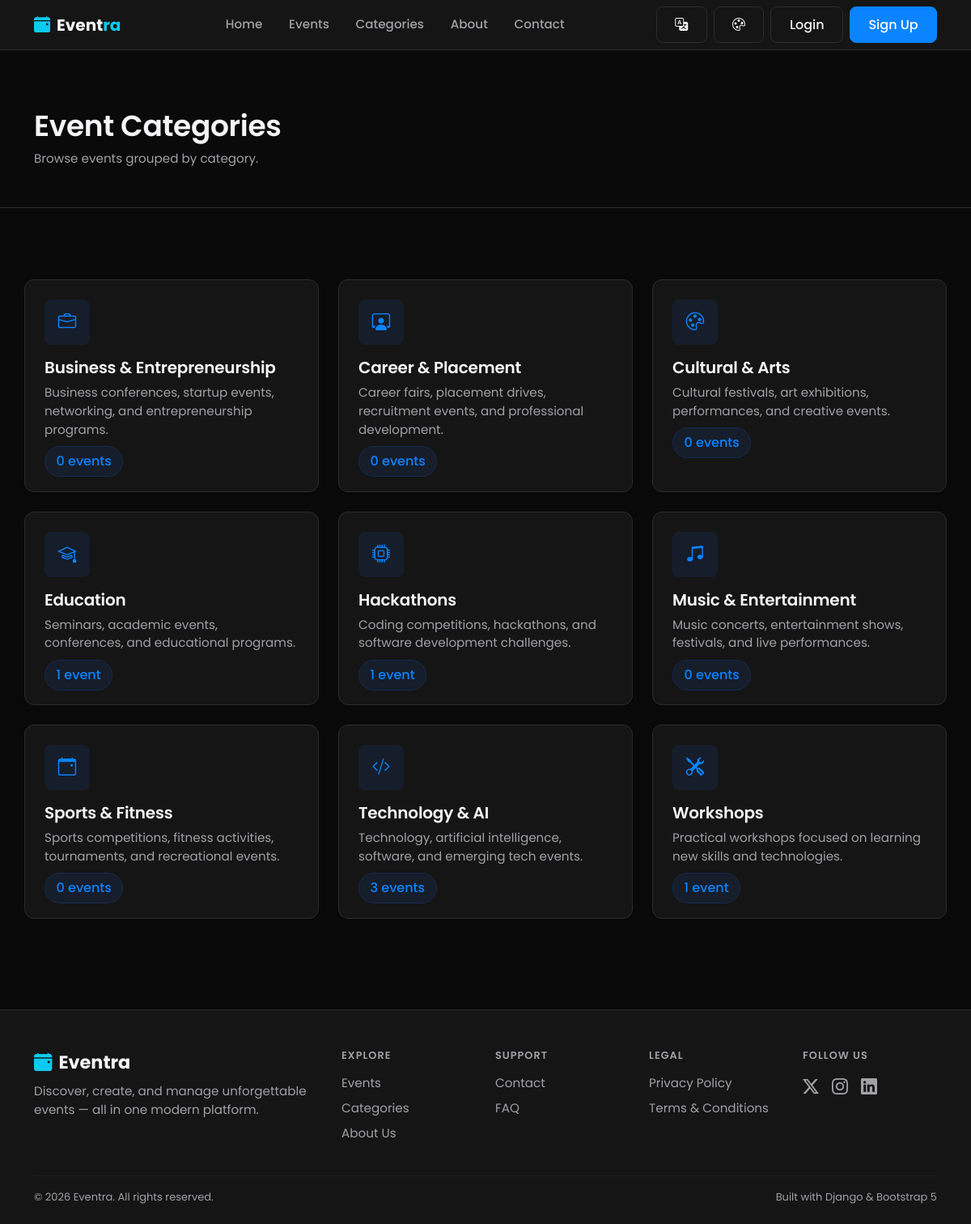
Page /categories/ on the committed database.
### categories/models.py (models this page shows, shortened)
class Category(models.Model):
    name = models.CharField(max_length=100, unique=True)
    slug = models.SlugField(max_length=120, unique=True, blank=True)
    description = models.TextField(max_length=300, blank=True)
    icon = models.CharField(
        max_length=50,
        default='bi-calendar-event',
        help_text="Bootstrap Icon class name, e.g. 'bi-music-note-beamed'."
    )
    created_at = models.DateTimeField(auto_now_add=True)
    class Meta:
        verbose_name_plural = 'Categories'
        ordering = ['name']

### categories/views.py (the view)
# urls.py: path('', views.category_list, name='category_list'),
def category_list(request):
    categories = Category.objects.annotate(event_count=Count('events')).order_by('name')
    return render(request, 'categories/category_list.html', {'categories': categories})

### currency/context_processors.py (called while the page is built)
def active_currency(request):
    return {
        'active_currency': get_active_currency(request),
        'available_currencies': Currency.objects.all(),
    }

### currency/models.py (called while the page is built)
    @classmethod
    def get_base(cls):
        return cls.objects.filter(is_base=True).first()

### currency/utils.py (called while the page is built)
def get_active_currency(request):
    code = request.session.get(SESSION_KEY)
    if code:
        currency = Currency.objects.filter(code=code).first()
        if currency:
            return currency
    base = Currency.get_base()
    if base:
        return base
    return Currency(code='INR', name='Indian Rupee', symbol='₹', rate_to_base=1, is_base=True)

### workflow/context_processors.py (called while the page is built)
def notifications(request):
    if not getattr(request, 'user', None) or not request.user.is_authenticated:
        return {}
    user_notifications = Notification.objects.filter(user=request.user)
    return {
        'nav_notifications': user_notifications[:6],
        'nav_unread_count': user_notifications.filter(is_read=False).count(),
    }

### templates/categories/category_list.html (shortened to what this page needs)
{% extends 'base.html' %}
{% block content %}
<div class="page-hero">
  <div class="container d-flex justify-content-between align-items-center flex-wrap gap-3">
    <div>
      <h1>Event Categories</h1>
      <p class="text-muted-custom mb-0">Browse events grouped by category.</p>
    </div>
  </div>
</div>
<div class="container section-sm">
  <div class="row g-4">
    {% for category in categories %}
    <div class="col-sm-6 col-lg-4">
      <div class="glass-card p-4 h-100">
        <div class="d-flex justify-content-between align-items-start mb-3">
          <div class="icon-tile"><i class="bi {{ category.icon }}"></i></div>
        </div>
        <h5 class="mb-2">{{ category.name }}</h5>
        <p class="text-muted-custom mb-3">{{ category.description|default:"No description provided." }}</p>
        <a href="{% url 'events:event_list' %}?category={{ category.slug }}" class="badge-soft">{{ category.event_count }} event{{ category.event_count|pluralize }}</a>
      </div>
    </div>
    {% endfor %}
  </div>
</div>
{% endblock %}

### static/css/style.css (style rules this page uses)
:root { --bg: #F7F7F8; --bg-elevated: #FFFFFF; --card: #FFFFFF; --card-hover: #F1F1F3; --input-bg: #FFFFFF; --input-bg-focus: #FFFFFF; --primary: #2563EB; --primary-hover: #1D4ED8; --secondary: #2563EB; --accent: #2563EB; --success: #16803C; --warning: #B7791F; --danger: #D92D20; --text: #111111; --text-muted: #6B6B6F; --text-faint: #8E8E93; --border: #E5E5E7; --radius: 12px; --radius-sm: 8px; --radius-lg: 16px; --shadow-soft: 0 8px 30px rgba(0, 0, 0, 0.06); --shadow-sm: 0 2px 10px rgba(0, 0, 0, 0.04); --space-1: 4px; --space-2: 8px; --space-3: 12px; --space-4: 16px; --space-5: 20px; --space-6: 24px; --space-8: 32px; --space-10: 40px; --space-12: 48px; --space-16: 64px; --fs-page-heading: 2.25rem; --fs-section-heading: 1.5rem; --fs-card-heading: 1.125rem; --fs-body: 0.95rem; --fs-secondary: 0.875rem; --fs-meta: 0.8125rem; }
* { box-sizing: border-box; }
html, body { height: 100%; }
body { background-color: var(--bg); color: var(--text); font-family: 'Poppins', -apple-system, BlinkMacSystemFont, 'Segoe UI', 'Helvetica Neue', Arial, sans-serif; min-height: 100vh; display: flex; flex-direction: column; transition: background-color 0.2s ease, color 0.2s ease; }
h1, h2, h3, h4, h5, h6 { font-weight: 600; letter-spacing: -0.01em; color: var(--text); }
h1 { font-size: var(--fs-page-heading); }
p, li { font-size: var(--fs-body); }
a { color: var(--primary); text-decoration: none; }
.text-muted-custom { color: var(--text-muted) !important; }
.section-sm { padding: 3rem 0; }
.page-hero { padding: 4.5rem 0 3rem; border-bottom: 1px solid var(--border); margin-bottom: 2.5rem; }
.page-hero h1 { font-size: 2.25rem; }
.glass-card { background: var(--card); border: 1px solid var(--border); border-radius: var(--radius); box-shadow: var(--shadow-sm); transition: transform 0.2s ease, box-shadow 0.2s ease, border-color 0.2s ease; }
.badge-soft { background: rgba(37, 99, 235, 0.10); color: var(--primary); font-weight: 500; padding: 0.4em 0.85em; border-radius: 30px; border: 1px solid rgba(37, 99, 235, 0.18); }
.icon-tile { width: 56px; height: 56px; border-radius: var(--radius-sm); background: rgba(37, 99, 235, 0.10); color: var(--primary); display: inline-flex; align-items: center; justify-content: center; font-size: 1.4rem; }

### static/css/themes.css (style rules this page uses)
html[data-theme="dark"] { --bg: #0A0A0A; --bg-elevated: #151515; --card: #151515; --card-hover: #1C1C1E; --input-bg: #1C1C1E; --input-bg-focus: #202022; --primary: #0A84FF; --primary-hover: #3D9BFF; --secondary: #0A84FF; --accent: #0A84FF; --success: #30D158; --warning: #FFD60A; --danger: #FF453A; --text: #F5F5F7; --text-muted: #A1A1A6; --text-faint: #8E8E93; --border: #2C2C2E; --shadow-soft: 0 8px 30px rgba(0, 0, 0, 0.35); --shadow-sm: 0 2px 10px rgba(0, 0, 0, 0.25); }

### rows in the picture
Category: name "Business & Entrepreneurship", description "Business conferences, startup events, networking, and entrepreneurship programs.", event_count "0"
Category: name "Career & Placement", description "Career fairs, placement drives, recruitment events, and professional development.", event_count "0"
Category: name "Cultural & Arts", description "Cultural festivals, art exhibitions, performances, and creative events.", event_count "0"
Category: name "Education", description "Seminars, academic events, conferences, and educational programs.", event_count "1"
Category: name "Hackathons", description "Coding competitions, hackathons, and software development challenges.", event_count "1"
Category: name "Music & Entertainment", description "Music concerts, entertainment shows, festivals, and live performances.", event_count "0"
Category: name "Sports & Fitness", description "Sports competitions, fitness activities, tournaments, and recreational events.", event_count "0"
Category: name "Technology & AI", description "Technology, artificial intelligence, software, and emerging tech events.", event_count "3"
Category: name "Workshops", description "Practical workshops focused on learning new skills and technologies.", event_count "1"
